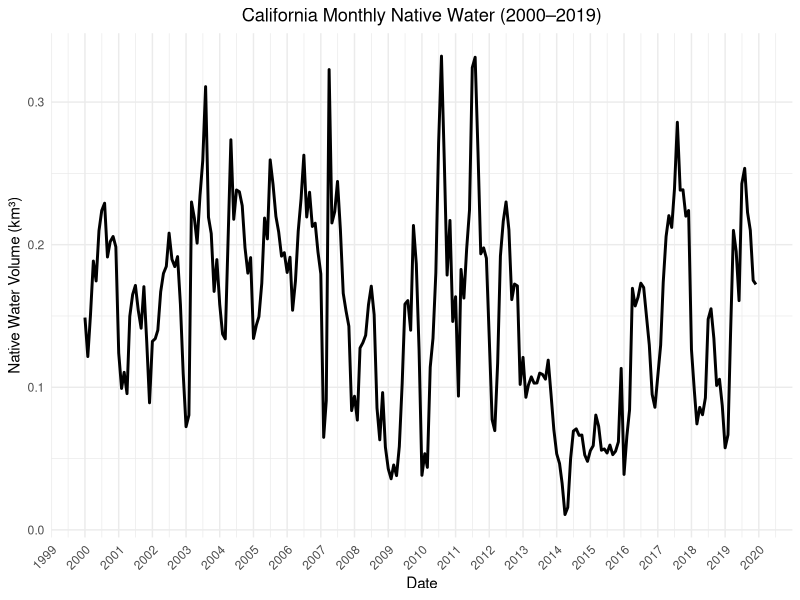

This figure's R source:


# -------------------------------
# Title       : CA_Nativewater
# Author      : Kyungmin Kim
# Last update : 2025-07-01
# Purpose     : Preprocess California Native Water
# Data Source : CA and LA Aqueduct Monthly Water Delivery Data from 2000 to 2019
# Notes       :
# -------------------------------

# Set working directory

#setwd("/Users/kyungminkim/Code/project-westernwaternetwork/Preprocessing/CA") #Mac
setwd("C:\\Users\\kyungmi1\\Documents\\Code\\project-westernwaternetwork\\Preprocessing\\CA") #Window

# Load required libraries

library(tidyverse)

# Load monthly water delivery data

CA_aqueduct <- read.csv("CA_Aqueduct.csv")
LA_aqueduct <- read.csv("LA_Aqueduct.csv")

# Add a DATE column to each dataset for merging

CA_aqueduct <- CA_aqueduct %>%
  mutate(DATE = as.Date(paste(YEAR, MONTH, 1, sep = "-")))

LA_aqueduct <- LA_aqueduct %>%
  mutate(DATE = as.Date(paste(YEAR, MONTH, 1, sep = "-")))

# Rename water volume columns for clarity before merging

CA_aqueduct <- CA_aqueduct %>%
  rename(km3_CA = km3)

LA_aqueduct <- LA_aqueduct %>%
  rename(km3_LA = km3)

# Merge the two datasets by DATE and calculate the total native water volume

CA_native <- LA_aqueduct %>%
  left_join(CA_aqueduct, by = "DATE") %>%
  mutate(native_total = km3_CA + km3_LA)

# Save the aggregated native water data to CSV

write.csv(CA_native, "CA_native_monthly_km3.csv", row.names = FALSE)

# Plot total native water volume for California (2000–2019)

ggplot(CA_native, aes(x = DATE, y = native_total)) +
  geom_line(size = 1) +
  labs(title = "California Monthly Native Water (2000–2019)", x = "Date", y = "Native Water Volume (km³)") +
  scale_x_date(limits = as.Date(c("2000-01-01", "2019-12-31")),
               date_labels = "%Y",
               date_breaks = "1 year") +
  theme_minimal() +
  theme(axis.text.x = element_text(angle = 45, hjust = 1),
        plot.title = element_text(hjust = 0.5))

# Save data frame as RDS file

saveRDS(CA_native, file = "CA_native.rds")
